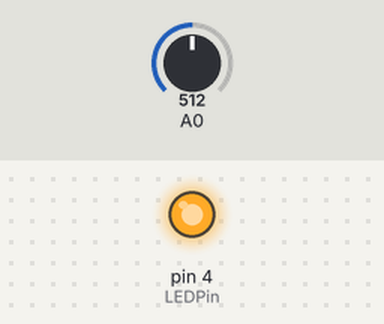
Bench run of a sketch on a simulated Arduino Uno, built with avr-gcc and run on an emulated ATmega328P. Shown: output pins drawn as LEDs (lit = HIGH). The test bench sets the inputs (shaded band); at power-on: A0 = 512. What the sketch prints to the serial monitor is not drawn.

Above: at 0.1 s.
Timing chart, 0 to 1.6 s (numbered marks = the images above):
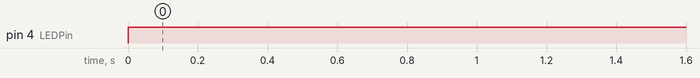

Measured:
- by itself, pin 4 (LEDPin): LOW → HIGH at 0.00 s

The sketch:

PIR_TEST.ino
```cpp
int PIRPin = 3;
int LEDPin = 4;

void setup() {
  // put your setup code here, to run once:
  Serial.begin (9600);
  pinMode (LEDPin,OUTPUT);
  pinMode (PIRPin,INPUT);

}

void loop() {
  // put your main code here, to run repeatedly:
  //status
  int LDRStatus = analogRead (A0);

  //Still on this
  //If condition
  if (PIRPin, HIGH){
    digitalWrite (LEDPin,HIGH);
    //Serial.print ("turn OFF the LED:");
    Serial.println("Motion Detected");
  }else {
    digitalWrite (LEDPin,LOW);
    //Serial.print("ON the LED:");
  }
  delay (20);

}
```
